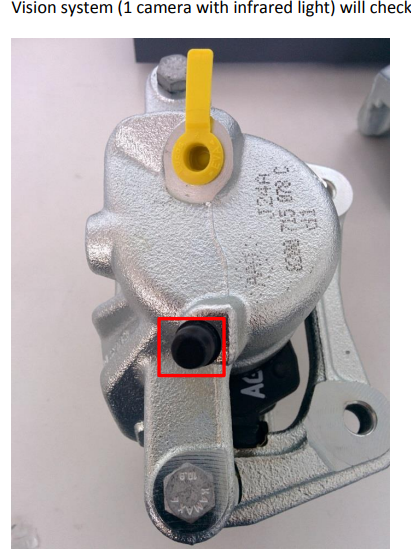
#> input picture 1.png, 412 x 551 px
$ python test_main.py
#> lines starting #> are read from the running program, lines starting #| are printed output that depends on the picture; after the words box and inside, x2 and y2 are one past the last pixel; in counts of white or black regions, pixels touching at a corner belong together; long printed decimals are rounded
import cv2
import numpy as np


def process_image(image_path, area_ranges):
    # Загрузка изображения
#> called with image_path = '1.png'
    image = cv2.imread(image_path)
#> image is the input picture: shape (551, 412, 3); mean B, G, R 171, 170.4, 176.4
    if image is None:
        print("Ошибка: изображение не загружено. Проверьте путь к файлу.")
        return

    # Преобразование в градации серого
    gray_image = cv2.cvtColor(image, cv2.COLOR_BGR2GRAY)
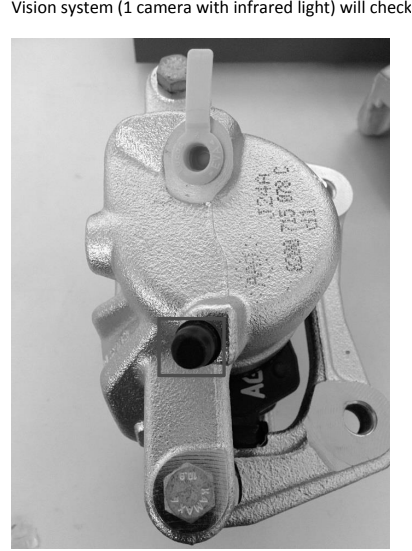
#> gray_image: shape (551, 412); min 0, max 255, mean 172.3

    # Применение пороговой обработки для инверсии цветов
    _, binary_image = cv2.threshold(gray_image, 50, 255, cv2.THRESH_BINARY_INV)
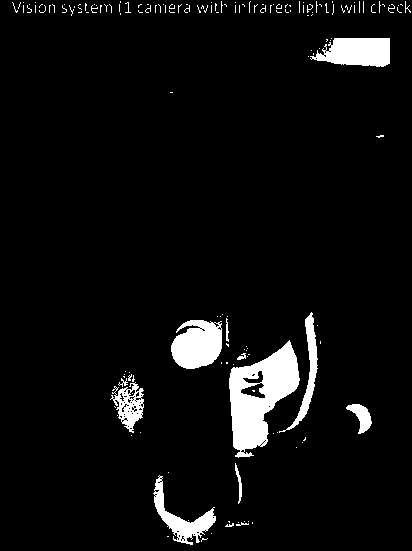
#> binary_image: shape (551, 412); 5.5% white; 162 white regions (147 under 20 px)

    # Нахождение контуров
    contours, _ = cv2.findContours(
        binary_image, cv2.RETR_EXTERNAL, cv2.CHAIN_APPROX_SIMPLE)
#> contours = 160 contours, 151 with area under 20; largest, box (x1, y1, x2, y2) and area: (229, 340, 300, 458) 4448, (171, 320, 222, 369) 1850, (310, 38, 390, 67) 1648, (153, 475, 216, 545) 1132, (110, 382, 144, 433) 852

    results = []

    for cnt in contours:
        # Вычисление площади
        area = cv2.contourArea(cnt)

        # Вычисление центра масс
        M = cv2.moments(cnt)

        if M["m00"] != 0:
            center_of_mass = (int(M["m10"] / M["m00"]),
                              int(M["m01"] / M["m00"]))
            # Вычисление момента инерции
            inertia = (M["m20"] * M["m00"] - (M["m10"] * M["m10"]) / M["m00"]) + \
                (M["m02"] * M["m00"] - (M["m01"] * M["m01"]) / M["m00"])

        else:
            center_of_mass = (0, 0)
            inertia = 0  # Устанавливаем момент инерции в 0, если площадь равна 0

        # Проверка на соответствие заданным диапазонам
        if area_ranges['right']['min'] <= area <= area_ranges['right']['max']:
            results.append(
                f"Правая деталь найдена! Центр масс: {center_of_mass}, Площадь: {area}, Момент инерции: {inertia}")
        elif area_ranges['left']['min'] <= area <= area_ranges['left']['max']:
            results.append(
                f"Левая деталь найдена! Центр масс: {center_of_mass}, Площадь: {area}, Момент инерции: {inertia}")
#> this loop made 160 passes
#> (area, center_of_mass, inertia) on passes 12, 14, 24, 25, 45, 47, 48, 53, 62: (1132.5, (181, 518), 3.87e+11), (66, (238, 482), 1.25e+09), (336, (361, 416), 3.42e+10), (852.5, (129, 405), 1.32e+11), (4447.5, (259, 395), 4.45e+12), (1850.5, (197, 344), 5.4e+11), (22.5, (226, 331), 78004097.5), (760, (308, 369), 1.34e+11), (1648, (357, 51), 3.55e+11)
#> after the loop, results = 2 items

    # Вывод результатов
    if results:
        for result in results:
            print(result)
#> this loop made 2 passes
#| Левая деталь найдена! Центр масс: (181, 518), Площадь: 1132.5, Момент инерции: 386772933088.042
#| Правая деталь найдена! Центр масс: (197, 344), Площадь: 1850.5, Момент инерции: 540058472669.1166
    else:
        print("Детали не найдены в заданных диапазонах.")


# Укажите путь к вашему изображению и диапазоны площадей
image_path = '1.png'
area_ranges = {
    'right': {'min': 1700.0, 'max': 1851.0},  # Диапазон для правой детали
    'left': {'min': 1000.0, 'max': 1155.0}   # Диапазон для левой детали
}


process_image(image_path, area_ranges)
